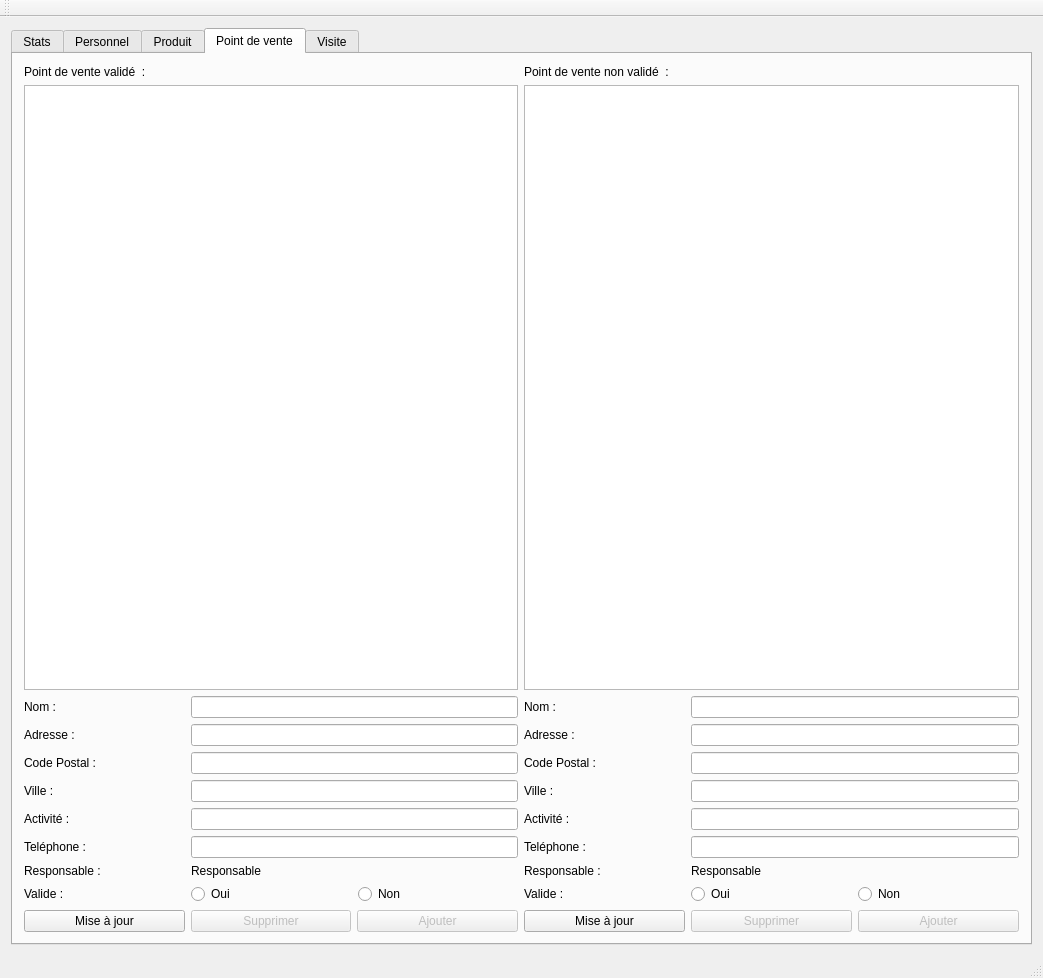
<?xml version="1.0" encoding="UTF-8"?>
<ui version="4.0">
 <class>MainWindow</class>
 <widget class="QMainWindow" name="MainWindow">
  <property name="geometry">
   <rect>
    <x>0</x>
    <y>0</y>
    <width>1043</width>
    <height>978</height>
   </rect>
  </property>
  <property name="windowTitle">
   <string>Manager</string>
  </property>
  <widget class="QWidget" name="centralWidget">
   <layout class="QGridLayout" name="gridLayout_5">
    <item row="0" column="0">
     <widget class="QTabWidget" name="Statistique">
      <property name="currentIndex">
       <number>3</number>
      </property>
      <widget class="QWidget" name="Stats">
       <attribute name="title">
        <string>Stats</string>
       </attribute>
      </widget>
      <widget class="QWidget" name="Personnel">
       <attribute name="title">
        <string>Personnel</string>
       </attribute>
       <layout class="QGridLayout" name="gridLayout_2">
        <item row="0" column="0">
         <widget class="QLabel" name="label">
          <property name="text">
           <string>Liste du personnel :</string>
          </property>
         </widget>
        </item>
        <item row="0" column="1">
         <widget class="QLabel" name="label_2">
          <property name="text">
           <string>Nom :</string>
          </property>
         </widget>
        </item>
        <item row="0" column="2" colspan="2">
         <widget class="QLineEdit" name="lineEditNom"/>
        </item>
        <item row="1" column="1">
         <widget class="QLabel" name="label_3">
          <property name="text">
           <string>Prénom :</string>
          </property>
         </widget>
        </item>
        <item row="1" column="2" colspan="2">
         <widget class="QLineEdit" name="lineEditPrenom"/>
        </item>
        <item row="2" column="1">
         <widget class="QLabel" name="label_4">
          <property name="text">
           <string>Pseudo :</string>
          </property>
         </widget>
        </item>
        <item row="2" column="2" colspan="2">
         <widget class="QLineEdit" name="lineEditPseudo"/>
        </item>
        <item row="3" column="2" colspan="2">
         <widget class="QPushButton" name="pushButton">
          <property name="text">
           <string>Réinialiser le mot de passe</string>
          </property>
         </widget>
        </item>
        <item row="4" column="1">
         <widget class="QLabel" name="label_5">
          <property name="text">
           <string>Téléphone :</string>
          </property>
         </widget>
        </item>
        <item row="4" column="2" colspan="2">
         <widget class="QLineEdit" name="lineEditTelFixe"/>
        </item>
        <item row="5" column="1">
         <widget class="QLabel" name="label_6">
          <property name="text">
           <string>Portable :</string>
          </property>
         </widget>
        </item>
        <item row="5" column="2" colspan="2">
         <widget class="QLineEdit" name="lineEditTelPort"/>
        </item>
        <item row="6" column="1">
         <widget class="QLabel" name="label_7">
          <property name="text">
           <string>Email :</string>
          </property>
         </widget>
        </item>
        <item row="6" column="2" colspan="2">
         <widget class="QLineEdit" name="lineEditMail"/>
        </item>
        <item row="7" column="1">
         <widget class="QLabel" name="label_8">
          <property name="text">
           <string>Addresse :</string>
          </property>
         </widget>
        </item>
        <item row="7" column="2" colspan="2">
         <widget class="QLineEdit" name="lineEditAdresse"/>
        </item>
        <item row="8" column="1">
         <widget class="QLabel" name="label_9">
          <property name="text">
           <string>Code Postal :</string>
          </property>
         </widget>
        </item>
        <item row="8" column="2" colspan="2">
         <widget class="QLineEdit" name="lineEditCP"/>
        </item>
        <item row="9" column="1">
         <widget class="QLabel" name="label_10">
          <property name="text">
           <string>Ville :</string>
          </property>
         </widget>
        </item>
        <item row="9" column="2" colspan="2">
         <widget class="QLineEdit" name="lineEditVille"/>
        </item>
        <item row="10" column="1">
         <widget class="QLabel" name="label_11">
          <property name="text">
           <string>Type Utilisateur : </string>
          </property>
         </widget>
        </item>
        <item row="10" column="2">
         <widget class="QRadioButton" name="radioButtonController">
          <property name="text">
           <string>Contrôleur</string>
          </property>
         </widget>
        </item>
        <item row="10" column="3">
         <widget class="QRadioButton" name="radioButtonManager">
          <property name="text">
           <string>Gestionnaire</string>
          </property>
         </widget>
        </item>
        <item row="11" column="1">
         <widget class="QLabel" name="label_12">
          <property name="text">
           <string>IBAN :</string>
          </property>
         </widget>
        </item>
        <item row="11" column="2" colspan="2">
         <widget class="QLineEdit" name="lineEditIban"/>
        </item>
        <item row="12" column="1" colspan="3">
         <layout class="QHBoxLayout" name="horizontalLayout">
          <item>
           <widget class="QPushButton" name="butAdd">
            <property name="text">
             <string>Ajouter</string>
            </property>
           </widget>
          </item>
          <item>
           <widget class="QPushButton" name="butUpdate">
            <property name="text">
             <string>Mise à jour</string>
            </property>
           </widget>
          </item>
          <item>
           <widget class="QPushButton" name="butDel">
            <property name="text">
             <string>Supprimer</string>
            </property>
           </widget>
          </item>
         </layout>
        </item>
        <item row="1" column="0" rowspan="12">
         <widget class="QListWidget" name="listWidgetPersonnels"/>
        </item>
       </layout>
       <zorder>listWidgetPersonnels</zorder>
       <zorder>label</zorder>
       <zorder>label_2</zorder>
       <zorder>lineEditNom</zorder>
       <zorder>lineEditPrenom</zorder>
       <zorder>label_3</zorder>
       <zorder>label_4</zorder>
       <zorder>lineEditPseudo</zorder>
       <zorder>label_5</zorder>
       <zorder>label_6</zorder>
       <zorder>label_7</zorder>
       <zorder>label_8</zorder>
       <zorder>label_9</zorder>
       <zorder>label_10</zorder>
       <zorder>lineEditTelFixe</zorder>
       <zorder>lineEditTelPort</zorder>
       <zorder>lineEditMail</zorder>
       <zorder>lineEditAdresse</zorder>
       <zorder>lineEditCP</zorder>
       <zorder>lineEditVille</zorder>
       <zorder>radioButtonManager</zorder>
       <zorder>radioButtonController</zorder>
       <zorder>label_11</zorder>
       <zorder>pushButton</zorder>
       <zorder>label_12</zorder>
       <zorder>lineEditIban</zorder>
      </widget>
      <widget class="QWidget" name="Produit">
       <attribute name="title">
        <string>Produit</string>
       </attribute>
       <layout class="QGridLayout" name="gridLayout_3">
        <item row="0" column="0">
         <widget class="QLabel" name="label_13">
          <property name="text">
           <string>Rayon :</string>
          </property>
         </widget>
        </item>
        <item row="1" column="3">
         <widget class="QLabel" name="label_14">
          <property name="text">
           <string>Nom :</string>
          </property>
         </widget>
        </item>
        <item row="1" column="4">
         <widget class="QLineEdit" name="lineEditNomRayon"/>
        </item>
        <item row="2" column="3" colspan="2">
         <layout class="QHBoxLayout" name="horizontalLayout_2">
          <item>
           <widget class="QPushButton" name="pushButtonAddRayon">
            <property name="text">
             <string>Ajouter</string>
            </property>
           </widget>
          </item>
          <item>
           <widget class="QPushButton" name="pushButtonUpdateRayon">
            <property name="text">
             <string>Mise à jour</string>
            </property>
           </widget>
          </item>
          <item>
           <widget class="QPushButton" name="pushButtonDeleteRayon">
            <property name="text">
             <string>Supprimer</string>
            </property>
           </widget>
          </item>
         </layout>
        </item>
        <item row="3" column="0">
         <widget class="QLabel" name="label_15">
          <property name="text">
           <string>Categorie : </string>
          </property>
         </widget>
        </item>
        <item row="3" column="4">
         <widget class="QLabel" name="label_16">
          <property name="text">
           <string>Produit  :</string>
          </property>
         </widget>
        </item>
        <item row="4" column="0" rowspan="3">
         <widget class="QListWidget" name="listWidgetCategorie"/>
        </item>
        <item row="4" column="4" rowspan="3">
         <widget class="QListWidget" name="listWidgetProduit"/>
        </item>
        <item row="4" column="5">
         <widget class="QLabel" name="label_18">
          <property name="text">
           <string>Nom :</string>
          </property>
         </widget>
        </item>
        <item row="4" column="6">
         <widget class="QLineEdit" name="lineEditNomProduit"/>
        </item>
        <item row="5" column="1">
         <widget class="QLabel" name="label_19">
          <property name="text">
           <string>Nom :</string>
          </property>
         </widget>
        </item>
        <item row="6" column="1" colspan="3">
         <layout class="QHBoxLayout" name="horizontalLayout_4">
          <item>
           <widget class="QPushButton" name="pushButton_5">
            <property name="text">
             <string>Ajouter</string>
            </property>
           </widget>
          </item>
          <item>
           <widget class="QPushButton" name="pushButtonMajCat">
            <property name="text">
             <string>Mise à jour</string>
            </property>
           </widget>
          </item>
          <item>
           <widget class="QPushButton" name="pushButton_7">
            <property name="text">
             <string>Supprimer</string>
            </property>
           </widget>
          </item>
         </layout>
        </item>
        <item row="1" column="0" rowspan="2" colspan="3">
         <widget class="QListWidget" name="listWidgetRayon"/>
        </item>
        <item row="5" column="5" rowspan="2" colspan="2">
         <layout class="QVBoxLayout" name="verticalLayout">
          <item>
           <widget class="QPushButton" name="pushButtonSupprProduit">
            <property name="text">
             <string>Supprimer</string>
            </property>
           </widget>
          </item>
          <item>
           <widget class="QPushButton" name="pushButtonAddProduit">
            <property name="text">
             <string>Ajouter</string>
            </property>
           </widget>
          </item>
          <item>
           <widget class="QPushButton" name="pushButtonMajProduit">
            <property name="enabled">
             <bool>false</bool>
            </property>
            <property name="text">
             <string>Mise à jour</string>
            </property>
           </widget>
          </item>
         </layout>
        </item>
        <item row="5" column="2" colspan="2">
         <widget class="QLineEdit" name="lineEditNomCategorie"/>
        </item>
       </layout>
       <zorder>listWidgetRayon</zorder>
       <zorder>label_13</zorder>
       <zorder>label_14</zorder>
       <zorder>lineEditNomRayon</zorder>
       <zorder>listWidgetCategorie</zorder>
       <zorder>label_15</zorder>
       <zorder>listWidgetProduit</zorder>
       <zorder>label_16</zorder>
       <zorder>lineEditNomProduit</zorder>
       <zorder>label_18</zorder>
       <zorder>label_19</zorder>
       <zorder>lineEditNomCategorie</zorder>
      </widget>
      <widget class="QWidget" name="pdv">
       <attribute name="title">
        <string>Point de vente</string>
       </attribute>
       <layout class="QGridLayout" name="gridLayout">
        <item row="0" column="0" colspan="2">
         <widget class="QLabel" name="label_17">
          <property name="text">
           <string>Point de vente validé  :</string>
          </property>
         </widget>
        </item>
        <item row="0" column="3" colspan="2">
         <widget class="QLabel" name="label_21">
          <property name="text">
           <string>Point de vente non validé  :</string>
          </property>
         </widget>
        </item>
        <item row="1" column="0" colspan="3">
         <widget class="QListWidget" name="listWidgetPdvValide"/>
        </item>
        <item row="1" column="3" colspan="3">
         <widget class="QListWidget" name="listWidgetPdvNonValide"/>
        </item>
        <item row="2" column="0">
         <widget class="QLabel" name="label_20">
          <property name="text">
           <string>Nom :</string>
          </property>
         </widget>
        </item>
        <item row="2" column="1" colspan="2">
         <widget class="QLineEdit" name="lineEditPdvNom"/>
        </item>
        <item row="2" column="3">
         <widget class="QLabel" name="label_75">
          <property name="text">
           <string>Nom :</string>
          </property>
         </widget>
        </item>
        <item row="2" column="4" colspan="2">
         <widget class="QLineEdit" name="lineEditPdvNom_3"/>
        </item>
        <item row="3" column="0">
         <widget class="QLabel" name="label_22">
          <property name="text">
           <string>Adresse :</string>
          </property>
         </widget>
        </item>
        <item row="3" column="1" colspan="2">
         <widget class="QLineEdit" name="lineEditPdvAdresse"/>
        </item>
        <item row="3" column="3">
         <widget class="QLabel" name="label_72">
          <property name="text">
           <string>Adresse :</string>
          </property>
         </widget>
        </item>
        <item row="3" column="4" colspan="2">
         <widget class="QLineEdit" name="lineEditPdvAdresse_3"/>
        </item>
        <item row="4" column="0">
         <widget class="QLabel" name="label_23">
          <property name="text">
           <string>Code Postal :</string>
          </property>
         </widget>
        </item>
        <item row="4" column="1" colspan="2">
         <widget class="QLineEdit" name="lineEditPdvCP"/>
        </item>
        <item row="4" column="3">
         <widget class="QLabel" name="label_71">
          <property name="text">
           <string>Code Postal :</string>
          </property>
         </widget>
        </item>
        <item row="4" column="4" colspan="2">
         <widget class="QLineEdit" name="lineEditPdvCP_3"/>
        </item>
        <item row="5" column="0">
         <widget class="QLabel" name="label_25">
          <property name="text">
           <string>Ville :</string>
          </property>
         </widget>
        </item>
        <item row="5" column="1" colspan="2">
         <widget class="QLineEdit" name="lineEditPdvVille"/>
        </item>
        <item row="5" column="3">
         <widget class="QLabel" name="label_70">
          <property name="text">
           <string>Ville :</string>
          </property>
         </widget>
        </item>
        <item row="5" column="4" colspan="2">
         <widget class="QLineEdit" name="lineEditPdvVille_3"/>
        </item>
        <item row="6" column="0">
         <widget class="QLabel" name="label_24">
          <property name="text">
           <string>Activité :</string>
          </property>
         </widget>
        </item>
        <item row="6" column="1" colspan="2">
         <widget class="QLineEdit" name="lineEditPdvActivite"/>
        </item>
        <item row="6" column="3">
         <widget class="QLabel" name="label_68">
          <property name="text">
           <string>Activité :</string>
          </property>
         </widget>
        </item>
        <item row="6" column="4" colspan="2">
         <widget class="QLineEdit" name="lineEditPdvActivite_3"/>
        </item>
        <item row="7" column="0">
         <widget class="QLabel" name="label_26">
          <property name="text">
           <string>Teléphone :</string>
          </property>
         </widget>
        </item>
        <item row="7" column="1" colspan="2">
         <widget class="QLineEdit" name="lineEditPdvTel">
          <property name="text">
           <string/>
          </property>
         </widget>
        </item>
        <item row="7" column="3">
         <widget class="QLabel" name="label_73">
          <property name="text">
           <string>Teléphone :</string>
          </property>
         </widget>
        </item>
        <item row="7" column="4" colspan="2">
         <widget class="QLineEdit" name="lineEditPdvTel_3">
          <property name="text">
           <string/>
          </property>
         </widget>
        </item>
        <item row="8" column="0">
         <widget class="QLabel" name="label_27">
          <property name="text">
           <string>Responsable : </string>
          </property>
         </widget>
        </item>
        <item row="8" column="1" colspan="2">
         <widget class="QLabel" name="label_28">
          <property name="text">
           <string>Responsable</string>
          </property>
         </widget>
        </item>
        <item row="8" column="3">
         <widget class="QLabel" name="label_69">
          <property name="text">
           <string>Responsable : </string>
          </property>
         </widget>
        </item>
        <item row="8" column="4">
         <widget class="QLabel" name="label_74">
          <property name="text">
           <string>Responsable</string>
          </property>
         </widget>
        </item>
        <item row="9" column="0">
         <widget class="QLabel" name="label_29">
          <property name="text">
           <string>Valide :</string>
          </property>
         </widget>
        </item>
        <item row="9" column="1">
         <widget class="QRadioButton" name="radioButtonValideOui">
          <property name="text">
           <string>Oui</string>
          </property>
         </widget>
        </item>
        <item row="9" column="2">
         <widget class="QRadioButton" name="radioButtonValideNon">
          <property name="text">
           <string>Non</string>
          </property>
         </widget>
        </item>
        <item row="9" column="3">
         <widget class="QLabel" name="label_67">
          <property name="text">
           <string>Valide :</string>
          </property>
         </widget>
        </item>
        <item row="9" column="4">
         <widget class="QRadioButton" name="radioButtonValideOui_3">
          <property name="text">
           <string>Oui</string>
          </property>
         </widget>
        </item>
        <item row="9" column="5">
         <widget class="QRadioButton" name="radioButtonValideNon_3">
          <property name="text">
           <string>Non</string>
          </property>
         </widget>
        </item>
        <item row="10" column="0" colspan="3">
         <layout class="QHBoxLayout" name="horizontalLayout_3">
          <item>
           <widget class="QPushButton" name="butUpdate_2">
            <property name="text">
             <string>Mise à jour</string>
            </property>
           </widget>
          </item>
          <item>
           <widget class="QPushButton" name="butDel_2">
            <property name="enabled">
             <bool>false</bool>
            </property>
            <property name="text">
             <string>Supprimer</string>
            </property>
           </widget>
          </item>
          <item>
           <widget class="QPushButton" name="butAdd_2">
            <property name="enabled">
             <bool>false</bool>
            </property>
            <property name="text">
             <string>Ajouter</string>
            </property>
           </widget>
          </item>
         </layout>
        </item>
        <item row="10" column="3" colspan="3">
         <layout class="QHBoxLayout" name="horizontalLayout_9">
          <item>
           <widget class="QPushButton" name="butUpdate_5">
            <property name="text">
             <string>Mise à jour</string>
            </property>
           </widget>
          </item>
          <item>
           <widget class="QPushButton" name="butDel_5">
            <property name="enabled">
             <bool>false</bool>
            </property>
            <property name="text">
             <string>Supprimer</string>
            </property>
           </widget>
          </item>
          <item>
           <widget class="QPushButton" name="butAdd_5">
            <property name="enabled">
             <bool>false</bool>
            </property>
            <property name="text">
             <string>Ajouter</string>
            </property>
           </widget>
          </item>
         </layout>
        </item>
       </layout>
      </widget>
      <widget class="QWidget" name="visite">
       <attribute name="title">
        <string>Visite</string>
       </attribute>
       <layout class="QGridLayout" name="gridLayout_4">
        <item row="0" column="0">
         <widget class="QLabel" name="label_30">
          <property name="text">
           <string>Affectation Controleur :</string>
          </property>
         </widget>
        </item>
        <item row="1" column="0">
         <widget class="QListWidget" name="listWidgetAffectationC"/>
        </item>
        <item row="3" column="1">
         <widget class="QLabel" name="label_34">
          <property name="text">
           <string>Date :</string>
          </property>
         </widget>
        </item>
        <item row="3" column="2">
         <widget class="QDateEdit" name="dateEditPdvDate"/>
        </item>
        <item row="4" column="1">
         <widget class="QLabel" name="label_32">
          <property name="text">
           <string>Libelle :</string>
          </property>
         </widget>
        </item>
        <item row="4" column="2">
         <widget class="QLineEdit" name="lineEditPdvLibelle"/>
        </item>
        <item row="5" column="2">
         <widget class="QPushButton" name="pushButtonAddPdv">
          <property name="text">
           <string>Ajouter</string>
          </property>
         </widget>
        </item>
        <item row="0" column="2">
         <widget class="QLabel" name="label_31">
          <property name="text">
           <string>Producteur ou Point de vente à controler :</string>
          </property>
         </widget>
        </item>
        <item row="1" column="2">
         <widget class="QListWidget" name="listWidgetPdvC"/>
        </item>
       </layout>
       <zorder>label_30</zorder>
       <zorder>label_32</zorder>
       <zorder>label_34</zorder>
       <zorder>dateEditPdvDate</zorder>
       <zorder>lineEditPdvLibelle</zorder>
       <zorder>pushButtonAddPdv</zorder>
       <zorder>label_31</zorder>
       <zorder>listWidgetPdvC</zorder>
       <zorder>listWidgetAffectationC</zorder>
      </widget>
     </widget>
    </item>
   </layout>
  </widget>
  <widget class="QMenuBar" name="menuBar">
   <property name="geometry">
    <rect>
     <x>0</x>
     <y>0</y>
     <width>1043</width>
     <height>27</height>
    </rect>
   </property>
  </widget>
  <widget class="QToolBar" name="mainToolBar">
   <attribute name="toolBarArea">
    <enum>TopToolBarArea</enum>
   </attribute>
   <attribute name="toolBarBreak">
    <bool>false</bool>
   </attribute>
  </widget>
  <widget class="QStatusBar" name="statusBar"/>
 </widget>
 <layoutdefault spacing="6" margin="11"/>
 <resources/>
 <connections/>
</ui>
